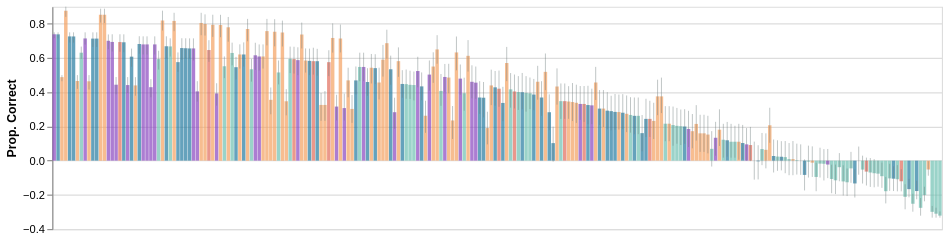

The cell this chart's notebook holds for it:
### Markdown cell above
Trying prop. correct per item but removed by

### Code cell
item_ci_df = pd.merge(item_df[['item_id', 'chance_selection']], item_ci_df, left_on='item_id', right_on='category')
item_ci_df['mean'] = item_ci_df['mean'] - item_ci_df['chance_selection']
item_ci_df['ci_upper'] = item_ci_df['ci_upper'] - item_ci_df['chance_selection']
item_ci_df['ci_lower'] = item_ci_df['ci_lower'] - item_ci_df['chance_selection']

item_performance_reliability_below_chance_plot = create_item_accuracy_chart(
    item_ci_df, 
    domain_order=item_domain_order,
)
item_performance_reliability_below_chance_plot

### Figure 1 — Vega-Lite specification as saved in the notebook (floating-point values rounded to 4 significant figures; data arrays with more than 128 entries replaced by an {"elided": "..."} marker saying what was removed)
{"config": {"view": {"continuousWidth": 300, "continuousHeight": 300}}, "layer": [{"mark": {"type": "bar", "opacity": 0.7}, "encoding": {"color": {"field": "test_type", "legend": null, "scale": {"domain": ["wainer", "ggr-mc", "brbf", "vlat", "calvi"], "range": ["#8947BF", "#e26d5c", "#f4a261", "#247ba0", "#70c1b3"]}, "type": "nominal"}, "x": {"axis": null, "field": "category", "scale": {"domain": {"elided": "230 str values"}}, "title": "Category", "type": "nominal"}, "y": {"field": "mean", "title": "Prop. Correct", "type": "quantitative"}}}, {"mark": {"type": "rule", "opacity": 1, "strokeWidth": 0.4}, "encoding": {"color": {"value": "#717d7e"}, "x": {"field": "category", "type": "nominal"}, "y": {"field": "ci_lower", "type": "quantitative"}, "y2": {"field": "ci_upper"}}}], "data": {"name": "data-d6a947df2bec056b76fb72592bf8e281"}, "height": 200, "width": 800, "$schema": "https://vega.github.io/schema/vega-lite/v5.16.3.json", "datasets": {"data-d6a947df2bec056b76fb72592bf8e281": {"elided": "230 records"}}}
